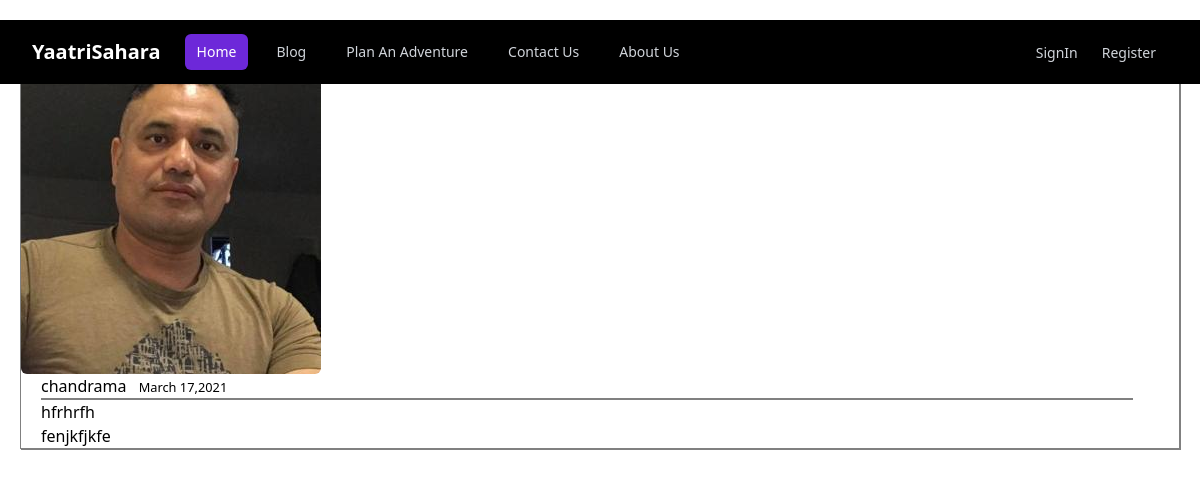
The app's page /post/17/ with its own data.
### yaatri/models.py (models this page shows, shortened)
class Post(models.Model):
    title=models.CharField(max_length=100)
    content=models.TextField()
    date_posted=models.DateTimeField(default=timezone.now)
    author=models.ForeignKey(User,on_delete=models.CASCADE)

### users/models.py (models this page shows, shortened)
class Profile(models.Model):
    user=models.OneToOneField(User,on_delete=models.CASCADE)
    image=models.ImageField(default='default.jpg',upload_to='profile_pics')

### yaatri/views.py (the view)
# urls.py: path('post/<int:pk>/', PostDetailView.as_view(),name='post-detail'),
class PostDetailView(DetailView):
    model = Post

### yaatri/templates/yaatri/post_detail.html (shortened to what this page needs)
{% include 'yaatri/base.html' %}
{% block css %}
<link rel="stylesheet" href="/static/css/blog.css">
{% endblock css %}
{% block blog %}
     <article class="sub-container" >
         <img class="rounded-md" src="{{object.author.profile.image.url}}" alt="">
          <div class="sub-subcont">
            <div class=" underline" >
              <a class="mr-2" href="{% url 'user-posts' object.author.username %}">{{ object.author }}</a>
              <small class="text-muted">{{ object.date_posted|date:"F d,Y" }}</small>
            </div>
            <h2>{{ object.title }}</h2>
            <p >{{ object.content }}</p>
          </div>
     </article>
{% endblock blog %}

### static/css/blog.css (style rules this page uses)
.underline { text-decoration:none; display:inline-block; width:96%; border-bottom:2px solid grey; }
.sub-container { border:1px solid grey; box-shadow:1px 1px grey; margin:20px; }
.sub-subcont { padding-left:20px; }

### yaatri/templates/yaatri/base.html (style rules this page uses)
body { overflow-x:hidden !important }

### records on screen
Post: author.profile.image (picture), author "chandrama", date_posted "March 17,2021", title "hfrhrfh", content "fenjkfjkfe"
